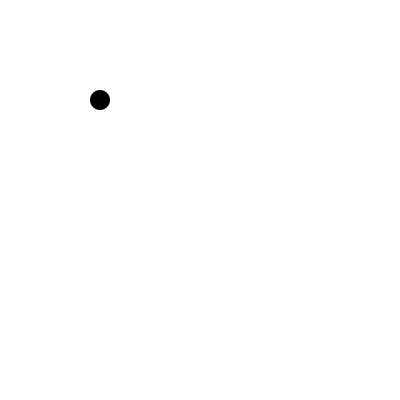
Frame 1 (no input)
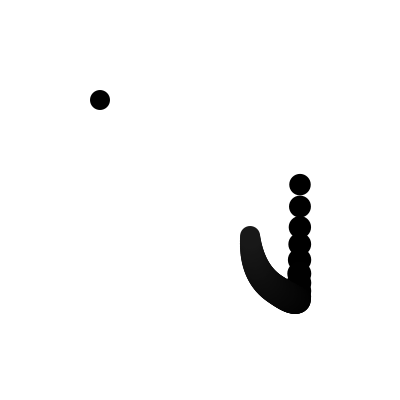
Frame 60 (the mouse pressed at the canvas centre just before this capture)
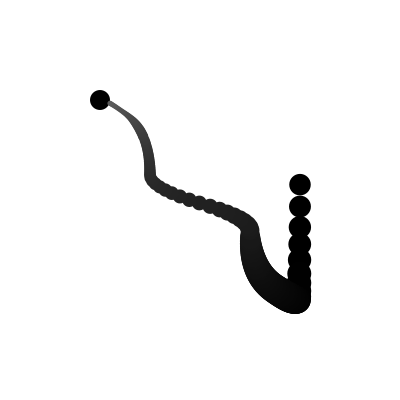
Frame 120 (the mouse held since frame 60 and released just before this capture)

The Processing sketch that drew these frames (run headless with seeded random() and noise(); from frame 60 on, the mouse is pressed at the canvas centre):

// Processing sketch: envelopeTest
// ── envelopeTest.pde
Envelope x, y, sz, col;
void setup() {
  size(400, 400);
  background(255);
  noStroke();
  x = new Envelope(new float[] {100, 100, 300, 1000, 250, 300, 150, 1000, 100}, 5);
  y = new Envelope(new float[] {100, 300, 300, 2000, 100}, 5);
  sz = new Envelope(new float[] {20, 500, 30, 1200, 10, 300, 5, 1000, 20}, 5);
  col = new Envelope(new float[] {0, 5000, 255, 7000, 0}, 3);
}
void draw() {
  //background(222);
  x.next();
  y.next();
  sz.next();
  col.next();
  fill(col.currVal);
  ellipse(x.currVal, y.currVal, sz.currVal, sz.currVal);
}

/*
  Defines a timed envelope. points[] are expected as:
 {value, time, value, time, value ...}
 Set repetitions to -1 to loop.
 */
class Envelope {
  float[] points;
  int segmentId;
  int repetitions;
  boolean done = false;
  float startTime, endTime;
  float startVal, currVal, endVal;
  Envelope(float[] points, int repetitions) {
    if (points.length % 2 == 0) {
      println(points);
      println(points.length, "points sent to an Envelope. It should be", 
      points.length-1, "or", points.length+1, "!");
    }
    this.repetitions = repetitions;
    this.points = points;
    segmentId = 0;
    start();
  }
  private void start() {
    startTime = millis();
    endTime = startTime + (int)points[segmentId + 1];
    currVal = startVal = points[segmentId];
    endVal = points[segmentId + 2];
  }
  public void next() {
    if (done) {
      return;
    }
    if (millis() > endTime) {
      segmentId += 2;
      if (segmentId > points.length - 3) {
        if (--repetitions != 0) {
          segmentId = 0;
        } else {
          done = true;
          return;
        }
      } 
      start();
    }
    float t = (millis() - startTime) / (endTime - startTime);

    currVal = easeInOut(t, startVal, endVal-startVal, 1);
  }
}
float easeInOut(float t, float b, float c, float d) {
  if ((t /= d / 2) < 1)
    return c / 2 * t * t + b;
  return -c / 2 * ((--t) * (t - 2) - 1) + b;
}
